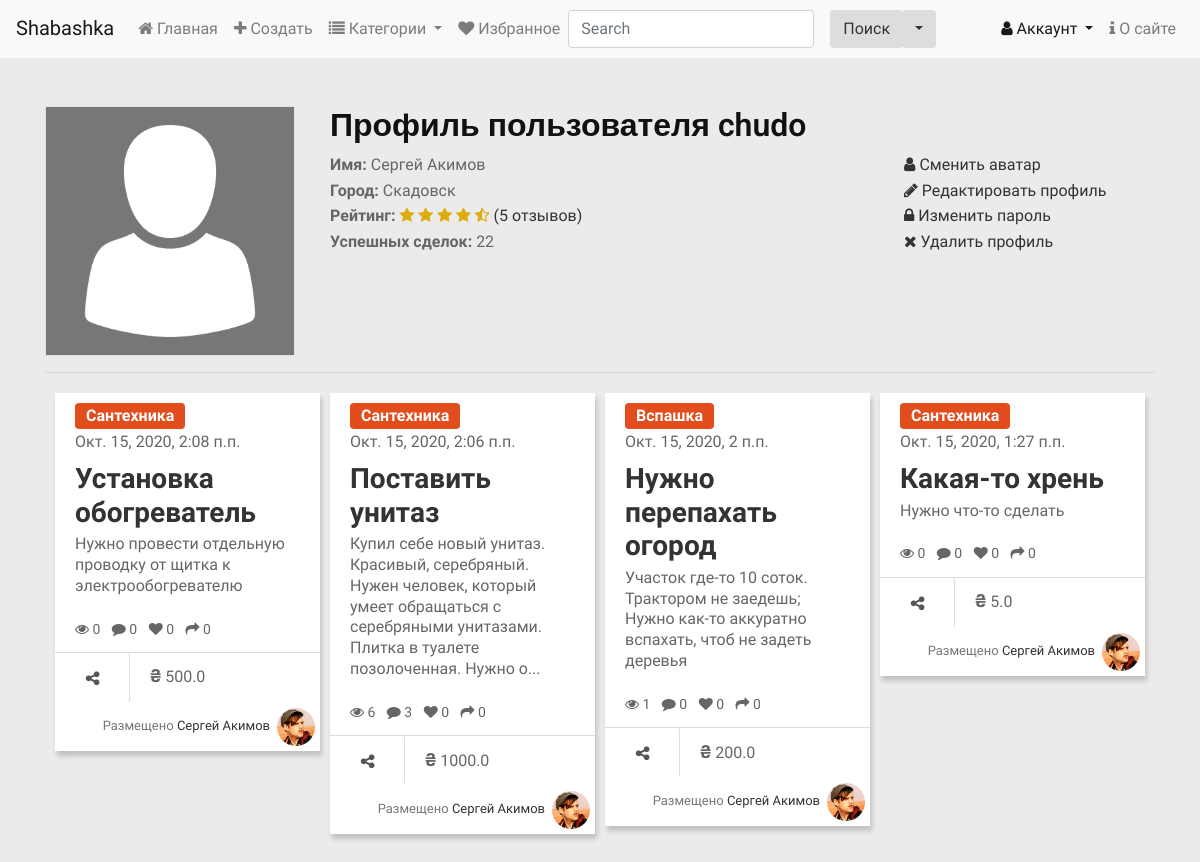
Before: /accounts/profile/ (signed in) with the older database file.
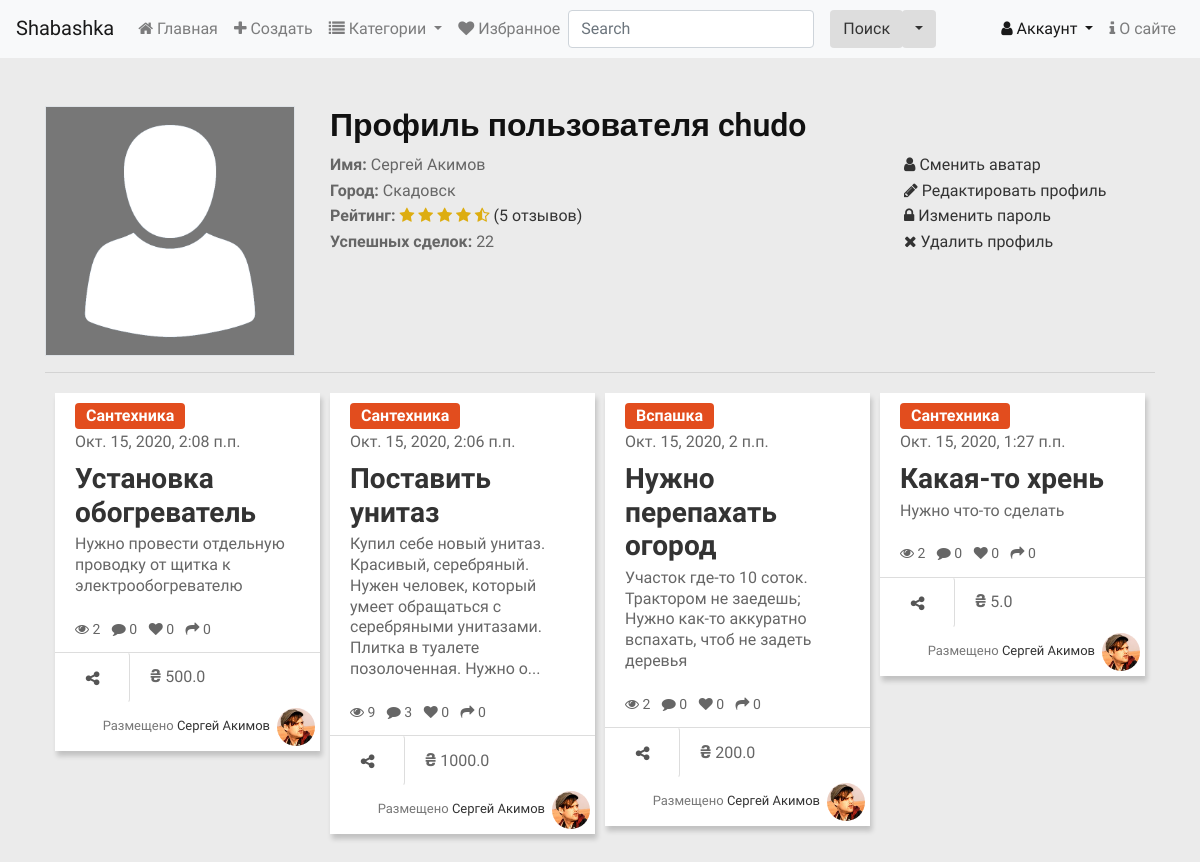
After: the same page with the newer database file.
### main/models.py (models this page shows, shortened)
class Offer(models.Model):
    STATUS = [
        ('n', 'Новое'),
        ('a', 'Принято'),
        ('d', 'Выполнено')
    ]
    category = models.ForeignKey(SubCategory, on_delete=models.PROTECT, verbose_name="Категория")
    title = models.CharField(max_length=40, verbose_name="Предложение")
    content = models.TextField(verbose_name="Описание")
    price = models.FloatField(default=0, verbose_name="Цена")
    image = models.ImageField(blank=True, upload_to=get_timestamp_path, verbose_name="Фото")
    author = models.ForeignKey(ShaUser, on_delete=models.CASCADE, verbose_name="Автор")
    is_active = models.BooleanField(default=True, db_index=True, verbose_name="Активное")
    created = models.DateTimeField(auto_now_add=True, db_index=True, verbose_name="Опубликовано" )
    reviews = models.IntegerField(default=0, verbose_name="Просмотров")
    shared = models.IntegerField(default=0, verbose_name="Поделились")
    status = models.CharField(max_length=1, default='n', null=True, blank=True, db_index=True, choices=STATUS, verbose_name="Статус")
    class Meta:
        verbose_name = "Предложение"
        verbose_name_plural = "Предложения"
        ordering = ["-created"]

class Category(models.Model):
    name = models.CharField(max_length=20, unique=True, db_index=True, verbose_name="Название")
    order = models.SmallIntegerField(default=0, db_index=True, verbose_name="Порядок")
    super_category = models.ForeignKey('SuperCategory', on_delete=models.PROTECT, null=True, blank=True,
                                        verbose_name="Надкатегория")

class ShaUser(AbstractUser):
    is_activated = models.BooleanField(default=True, db_index=True, verbose_name="Активирован")
    send_message = models.BooleanField(default=True, db_index=True, verbose_name="Отправлять оповещения?")
    location = models.ForeignKey(LocationSettelment, on_delete=models.SET_NULL, null=True, blank=True, verbose_name="Населенный пункт" )
    class Meta(AbstractUser.Meta):
        pass

### main/views.py (the view)
# urls.py: path('accounts/profile/', views.profile, name="profile"),
@login_required
def profile(request):
    offers = Offer.objects.filter(author=request.user.pk)
    context = {"offers": offers}
    return render(request, "main/profile.html", context)

### main/models.py (called while the page is built)
    def get_queryset(self):
        return super().get_queryset().filter(super_category__isnull=False)

### main/templatetags/custom_tags.py (called while the page is built)
@register.simple_tag()
def limit_text(content):
    if len(content) > 150:
        return content[:150] + '...'
    else:
        return content

### main/templates/main/profile.html (shortened to what this page needs)
{% extends 'main/layout.html' %}
{% load static %}
{% load custom_tags %}
{% block body %}
<div class="container py-5">
    <div class="row">
        <div class="col-lg-3">
            <img class="border profile-img" style="background-color: #777;" src="{% static 'main/images/profile-ph.png' %}" alt="">
        </div>
        <div class="col-lg-9">
            <h3>Профиль пользователя {{ user.username }}</h3>
            <div class="row">
                <div class="col-lg-8 col-md-8 col-sm-6">
                    <div><b> Имя:</b> {{user.first_name}} {{user.last_name}} </div>
                    <div><b>Город:</b>  Скадовск</div>
                    <div><b>Рейтинг:</b>
                        <i class="fa fa-star" style="color: #ddad10;"></i>
                        <i class="fa fa-star" style="color: #ddad10;"></i>
                        <i class="fa fa-star" style="color: #ddad10;"></i>
                        <i class="fa fa-star" style="color: #ddad10;"></i>
                        <i class="fa fa-star-half-full" style="color: #ddad10;"></i>
                        <a href="#">(5 отзывов)</a>
                    </div>
                    <div><b>Успешных сделок:</b> 22</div>
                </div>
                {% if user == request.user %}
                <div class="col-lg-4 col-md-4 col-sm 6">
                    <div><a href="{% url 'main:profile_change' %}" class="mx-1"><i class="fa fa-user"></i> Сменить аватар </a></div>
                    <div><a href="{% url 'main:profile_change' %}" class="mx-1"><i class="fa fa-pencil"></i> Редактировать профиль </a></div>
                    <div><a href="{% url 'main:password_change' %}" class="mx-1"><i class="fa fa-lock"></i> Изменить пароль </a></div>
                    <div><a href="{% url 'main:profile_delete' %}" class="mx-1"><i class="fa fa-close"></i> Удалить профиль </a></div>
                {% else %}
                    <a href="#"><i class="fa fa-user-plus"></i> Подписаться</a>
                </div>
                {% endif %}
                </div>
            </div>
        </div>
    </div>
<hr>
<div id="page-content" class="index-page">
<div id="container">
{% for offer in offers %}
<div class="item">
    <div class="content-item">
        {% url 'main:detail' category_pk=offer.category.pk pk=offer.pk as url %}
        <a href="{% url 'main:by_category' pk=offer.category.pk %}" class="btn btn-small btn-{{offer.category.super_category.order}}">{{offer.category.name}}</a>
        <div class="time"> {{offer.created}}</div>
        <h3 class="title-item"><a href="{{url}}{{all}}">{{offer.title}}</a></h3>
        <p class="info">{% limit_text offer.content %}</p>
        <ul class="list-inline">
            <li class="list-inline-item"><i class="fa fa-eye"></i> {{ offer.reviews }} </li>
            <li class="list-inline-item"><i class="fa fa-comment"></i> {{offer.comment_set.count}}</li>
            <li class="list-inline-item"><i class="fa fa-heart"></i>  0</li>
            <li class="list-inline-item"><i class="fa fa-share"></i> {{offer.shared}}</li>
        </ul>
    </div>
    <div class="bottom-item">
        <a href="#" class="btn btn-share share"><i class="fa fa-share-alt"></i> </a>
        <span class="mx-3"><span class="uah">&#8372</span> {{offer.price}}</span>
        <span class="user f-right">Размещено
            <a href="{% url 'main:profile_by_id' pk=offer.author.pk %}">
                {% if offer.author.first_name and offer.author.last_name %}
                {{offer.author.first_name}} {{offer.author.last_name}}
                {% else %}
                {{offer.author}}
                {% endif %}
            </a><img src="{% static 'main/images/ava-1.jpg' %}" class="rounded-circle"></span>
    </div>
</div>
{% endfor %}
</div>
</div>
</div>
{% endblock %}

Changed rows visible on the page:
changed Offer "Установка обогреватель": reviews "0" → "2"
changed Offer "Поставить унитаз": reviews "6" → "9"
changed Offer "Нужно перепахать огород": reviews "1" → "2"
changed Offer "Какая-то хрень": reviews "0" → "2"
